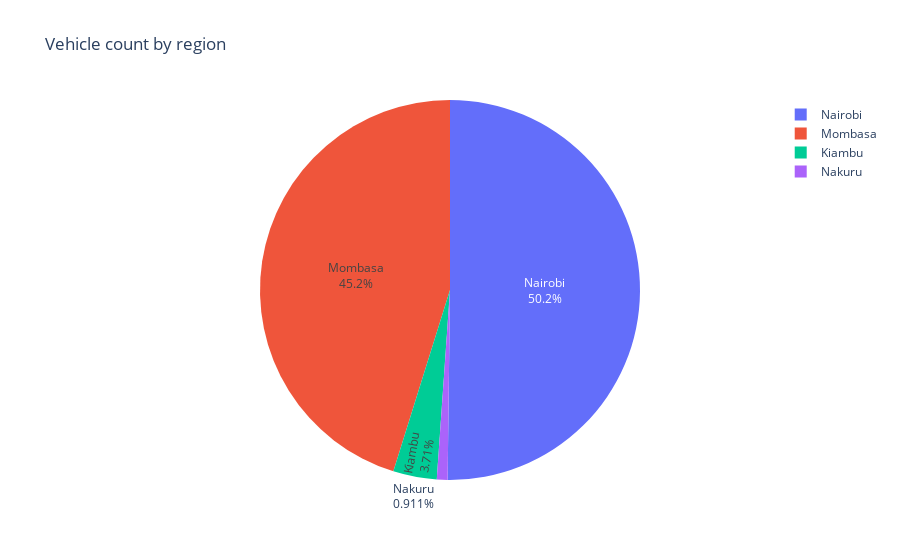

The notebook cell this image was saved under:
### Markdown cell above
##### 4. Vehicle distribution by region

### Code cell
df = pd.read_sql_query("SELECT city, COUNT(*) unit_count FROM listings GROUP BY 1 ORDER BY 2 DESC LIMIT 4;", DATABASE_URL)

fig = px.pie(df, 
             names='city', 
             values='unit_count', 
             title='Vehicle count by region',
             color='city')

fig.update_traces(textinfo='percent+label')
fig.show()

### Figure 1 — Plotly figure (JSON) as saved in the notebook; plotly's stock layout.template omitted (floating-point values rounded to 4 significant figures)
{"data": [{"customdata": [["Nairobi"], ["Mombasa"], ["Kiambu"], ["Nakuru"]], "domain": {"x": [0, 1], "y": [0, 1]}, "hovertemplate": "city=%{customdata[0]}<br>unit_count=%{value}<extra></extra>", "labels": ["Nairobi", "Mombasa", "Kiambu", "Nakuru"], "legendgroup": "", "marker": {"colors": ["#636efa", "#EF553B", "#00cc96", "#ab63fa"]}, "name": "", "showlegend": true, "textinfo": "percent+label", "type": "pie", "values": [8656, 7791, 639, 157]}], "layout": {"legend": {"tracegroupgap": 0}, "title": {"text": "Vehicle count by region"}}}
